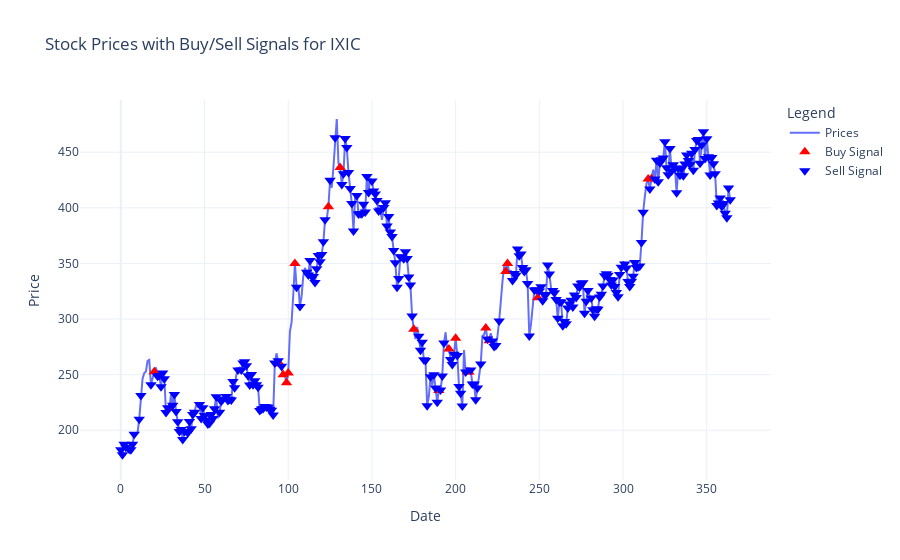

The notebook cell saved with this chart:
### Code cell
states, actions, infos = env.run_with_agent(agent)

# actions도 (Index, Action) 형태로 변환
action_points = [(info["step"], a) for info, a in zip(infos, actions)]

price_points = [(info["step"], info["price"]) for info in infos]

N = 365 # 최근 N일치 데이터를 보여줌

infos_last = infos[-N:]
actions_last = actions[-N:]

# prices: (Index, Close) 형태로, Index는 0 ~ N-1
prices_last1y = [
    (i, info["price"])
    for i, info in enumerate(infos_last)
]

# actions: (Index, Action) 형태로, Index는 0 ~ N-1
actions_last1y = [
    (i, a)
    for i, a in enumerate(actions_last)
]

action_graph("IXIC", prices_last1y, actions_last1y)

### Figure 1 — Plotly figure (JSON) as saved in the notebook; plotly's stock layout.template omitted (floating-point values rounded to 4 significant figures; data arrays with more than 128 entries replaced by an {"elided": "..."} marker saying what was removed)
{"data": [{"mode": "lines", "name": "Prices", "type": "scatter", "x": {"elided": "365 int values"}, "y": {"elided": "365 float values"}}, {"marker": {"color": "red", "size": 10, "symbol": "triangle-up"}, "mode": "markers", "name": "Buy Signal", "type": "scatter", "x": [20, 29, 95, 97, 99, 100, 104, 124, 131, 175, 190, 196, 200, 207, 208, 218, 220, 230, 231, 249, 315, 317], "y": [252.6, 219.8, 259.5, 249.9, 242.8, 251.4, 350, 401.0, 436.2, 290.8, 235.9, 273.1, 282.8, 252.3, 252.4, 292.0, 280.5, 342.8, 350.0, 319.1, 425.9, 426.1]}, {"marker": {"color": "blue", "size": 10, "symbol": "triangle-down"}, "mode": "markers", "name": "Sell Signal", "type": "scatter", "x": {"elided": "283 int values"}, "y": {"elided": "283 float values"}}], "layout": {"legend": {"title": {"text": "Legend"}}, "title": {"text": "Stock Prices with Buy/Sell Signals for IXIC"}, "xaxis": {"title": {"text": "Date"}}, "yaxis": {"title": {"text": "Price"}}}}
